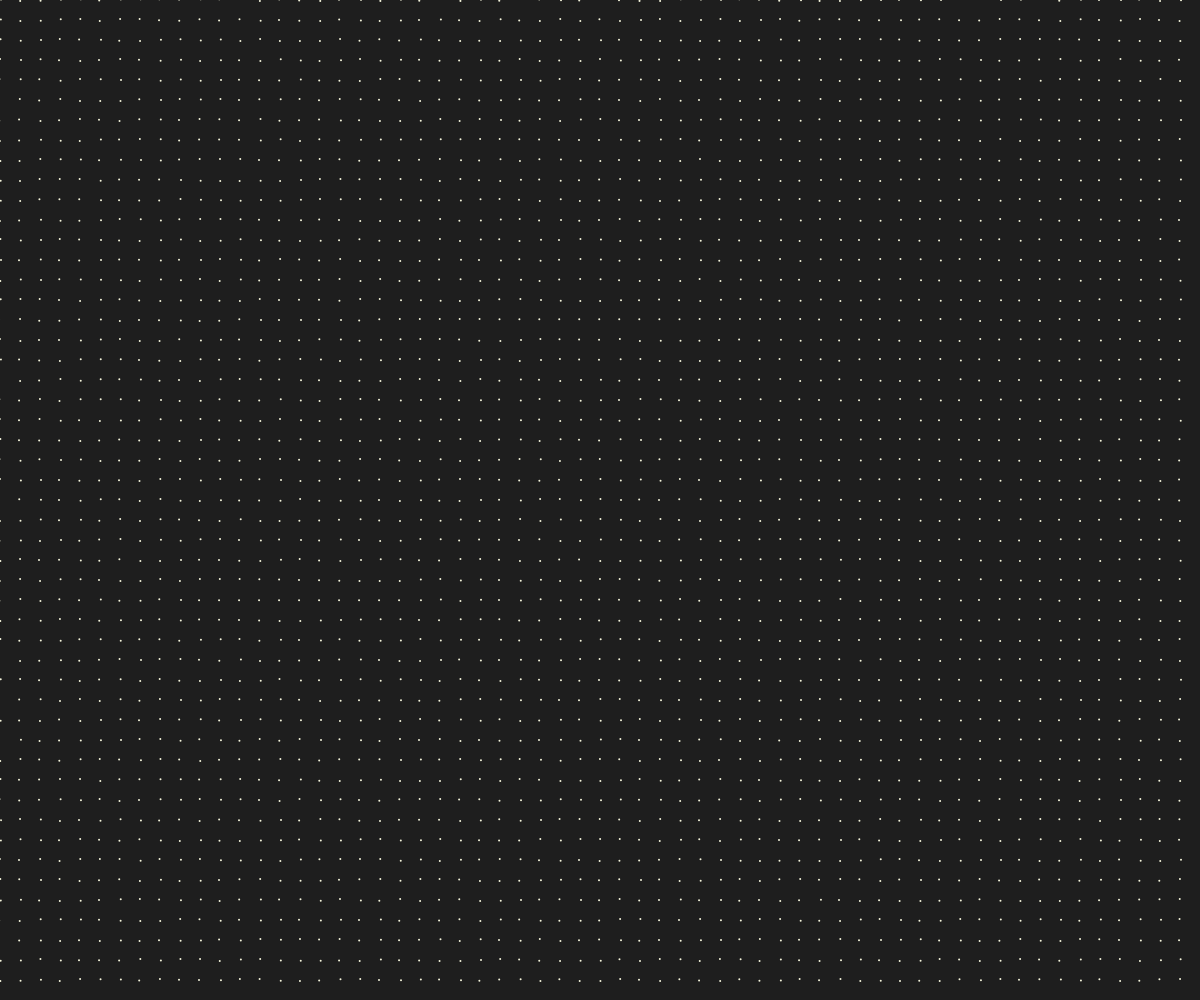
Frame 1 (no input)
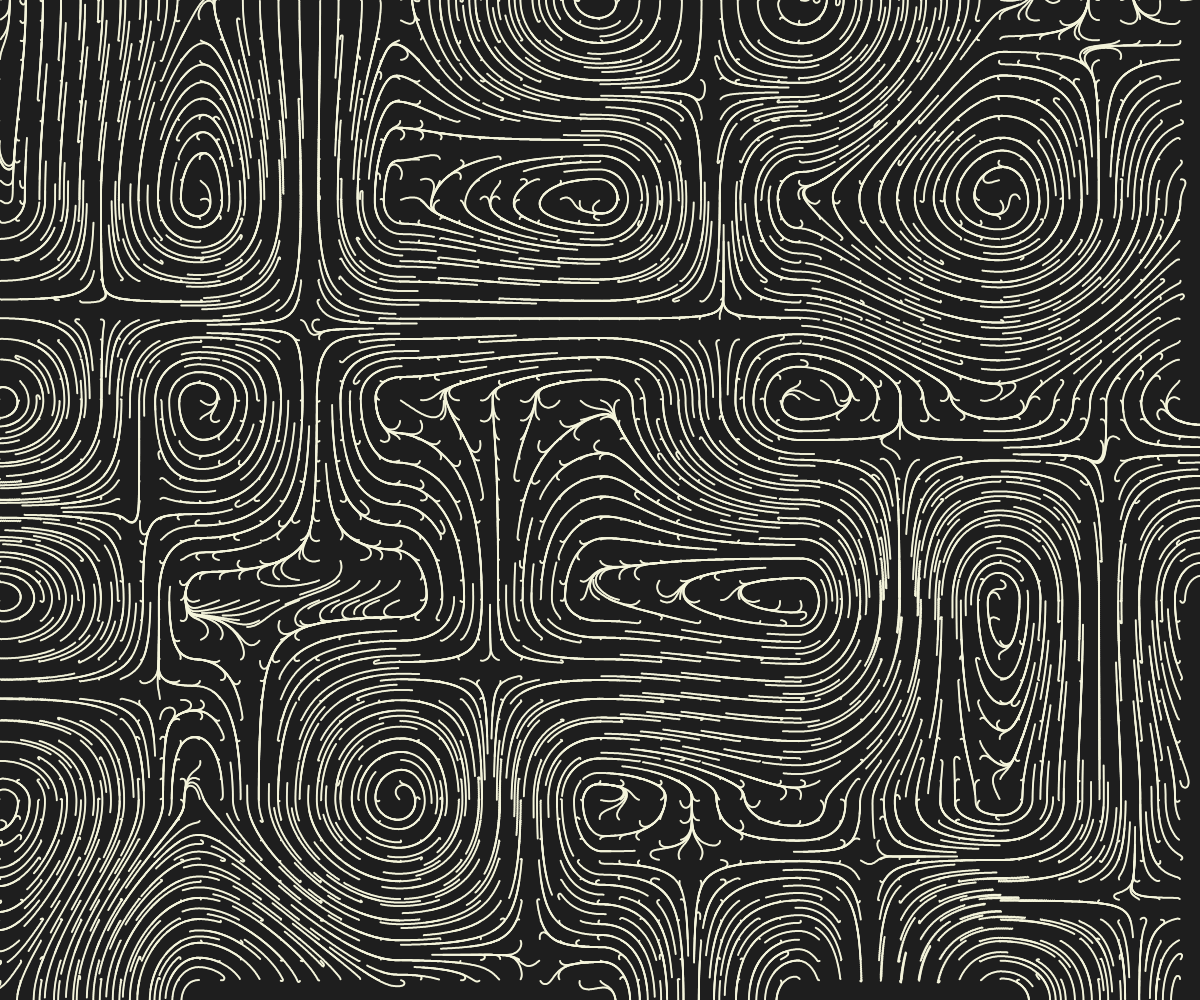
Frame 60 (no input)
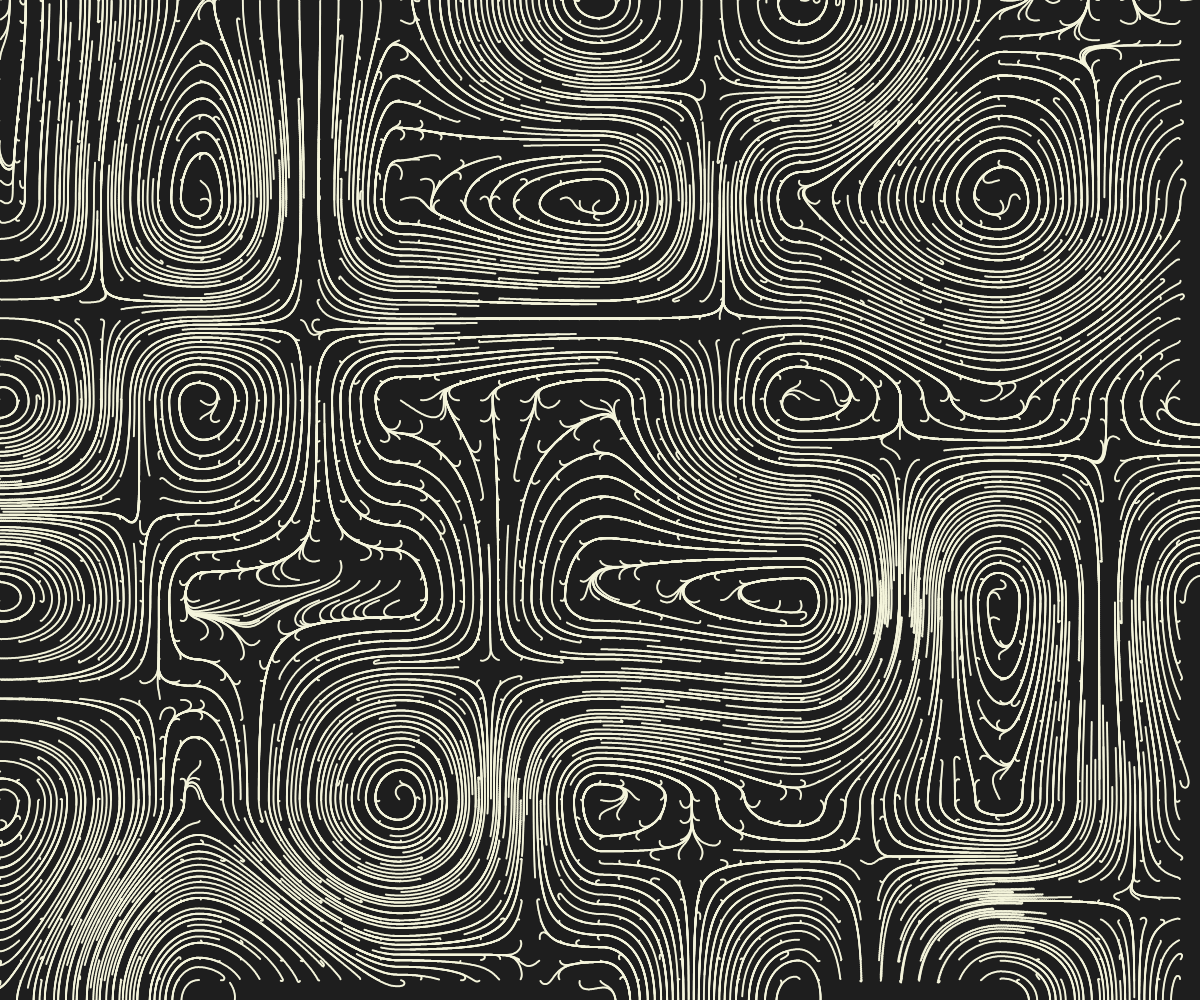
Frame 120 (the mouse pressed at the canvas centre since frame 60)

The p5.js sketch that drew these frames (run headless with seeded random() and noise() and a simulated clock; from frame 60 on, the mouse is pressed at the canvas centre):

// p5.js sketch
// ── sketch.js
//create empty array for starting points.
const points = [];
const mult = 0.005;

function setup() {
  //create cnavas and set backgroundcolor
  createCanvas(windowWidth, windowHeight);
  background(30);
  noiseDetail(1);

  const density = 60;
  const space = width / density;

  //looop creating starting points
  for (let x = 0; x < width; x += space) {
    for (let y = 0; y < height; y += space) {
      //create vector for each point

      const p = createVector(x, y);
      points.push(p);
    }
  }
}

function draw() {
  noStroke();
  fill(245, 245, 220);

  for (let i = 0; i < points.length; i++) {
    //angle each point will move
    const angle = map(
      noise(points[i].x * mult, points[i].y * mult),
      0,
      1,
      0,
      720
    );

    //add vector to points based on angle
    points[i].add(createVector(cos(angle), sin(angle)));

    //create each point
    ellipse(points[i].x, points[i].y, 2);
  }
}
